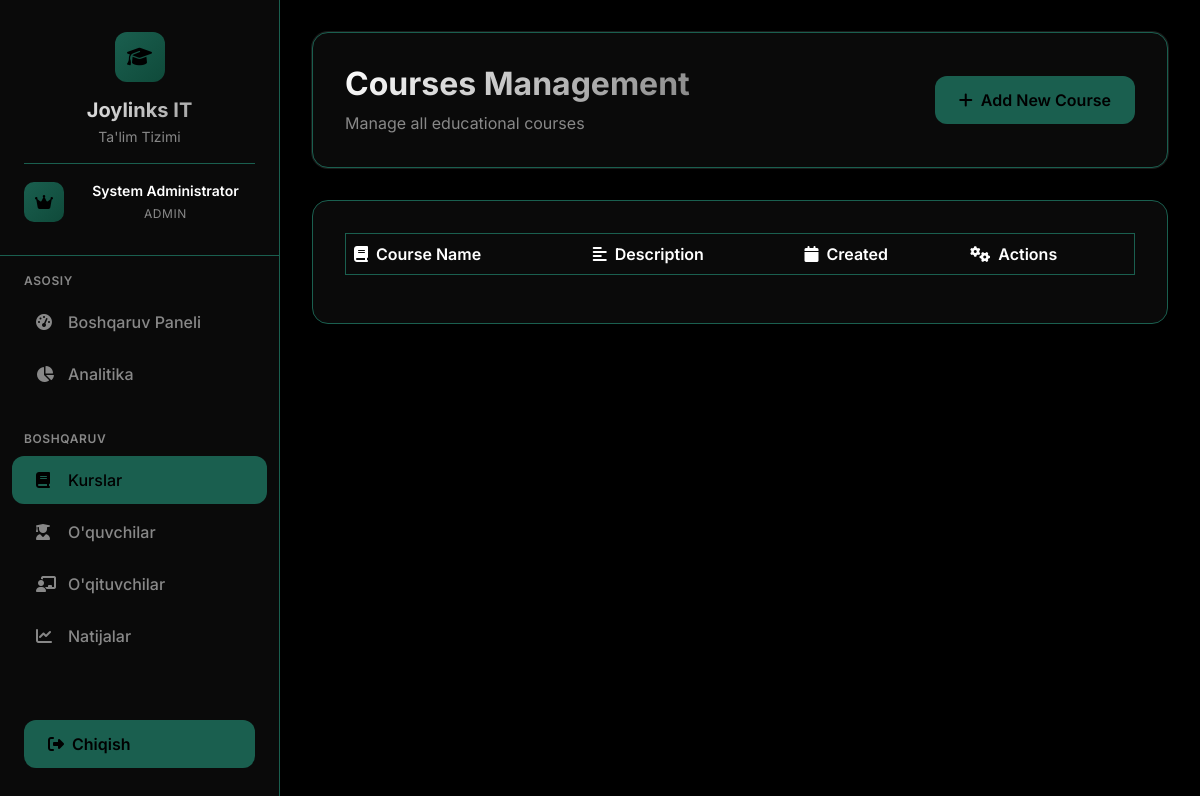
The page /admin/courses (signed in) on the database as committed earlier.
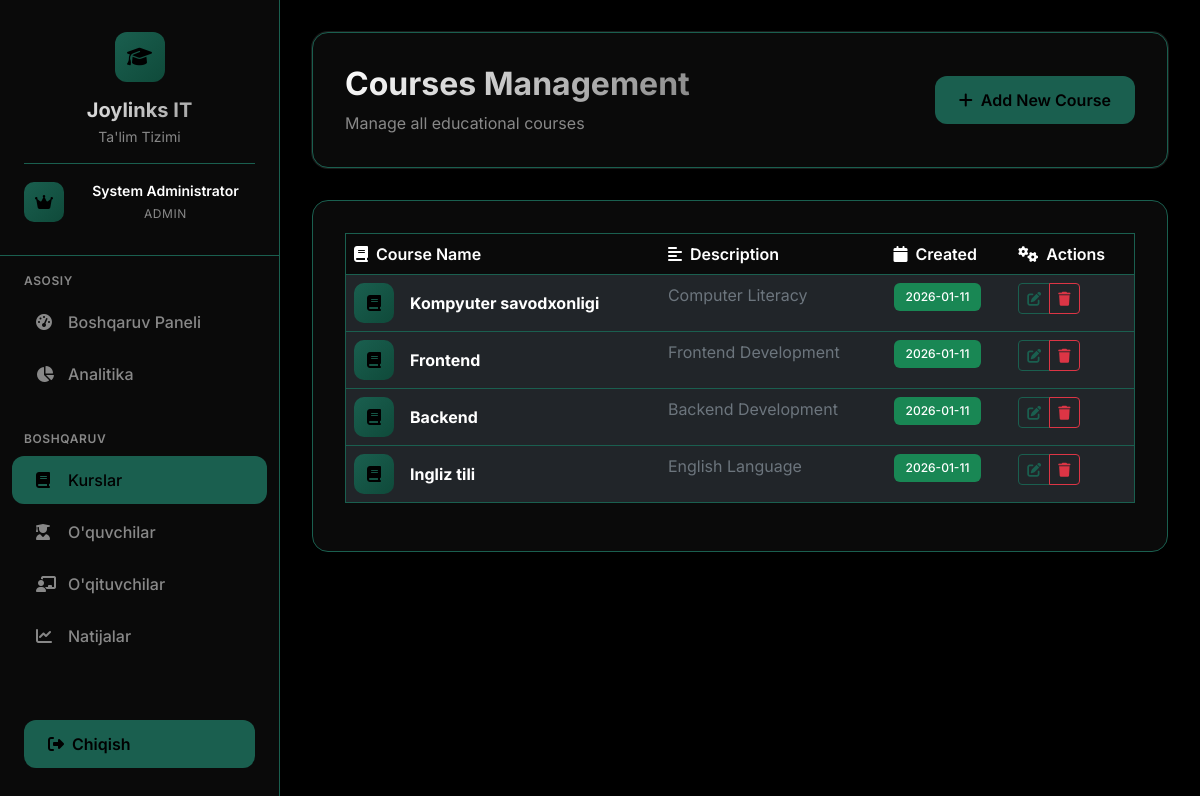
The same page on the database as committed later.
### app.py (models this page shows)
class User(UserMixin, db.Model):
    id = db.Column(db.Integer, primary_key=True)
    username = db.Column(db.String(80), unique=True, nullable=False)
    password_hash = db.Column(db.String(120), nullable=False)
    role = db.Column(db.String(20), nullable=False)  # admin, teacher, student
    full_name = db.Column(db.String(100), nullable=False)
    teacher_profile = db.relationship('Teacher', backref='user', uselist=False)
    student_profile = db.relationship('Student', backref='user', uselist=False)

class Course(db.Model):
    id = db.Column(db.Integer, primary_key=True)
    name = db.Column(db.String(100), nullable=False)
    description = db.Column(db.Text)
    created_at = db.Column(db.DateTime, default=datetime.utcnow)

### app.py (the view)
@app.route('/admin/courses')
@admin_required
def admin_courses():
    courses = Course.query.all()
    return render_template('admin/courses_modern.html', courses=courses)

### app.py (called while the page is built)
@login_manager.user_loader
def load_user(user_id):
    return User.query.get(int(user_id))

def admin_required(f):
    @wraps(f)
    def decorated_function(*args, **kwargs):
        if not current_user.is_authenticated or current_user.role != 'admin':
            flash('Kirish taqiqlangan. Admin huquqlari kerak.', 'danger')
            return redirect(url_for('login'))
        return f(*args, **kwargs)
    return decorated_function

### templates/admin/courses_modern.html (shortened to what this page needs)
{% extends "base_modern.html" %}
{% block content %}
<div class="page-header">
    <div class="d-flex justify-content-between align-items-center">
        <div>
            <h1 class="page-title">Courses Management</h1>
            <p class="page-subtitle">Manage all educational courses</p>
        </div>
        <div class="d-flex gap-2">
            <a href="{{ url_for('admin_add_course') }}" class="btn-primary-custom">
                <i class="fas fa-plus me-2"></i>Add New Course
            </a>
        </div>
    </div>
</div>
<div class="content-card">
    <div class="table-responsive">
        <table class="table table-dark table-hover">
            <thead>
                <tr>
                    <th><i class="fas fa-book me-2"></i>Course Name</th>
                    <th><i class="fas fa-align-left me-2"></i>Description</th>
                    <th><i class="fas fa-calendar me-2"></i>Created</th>
                    <th><i class="fas fa-cogs me-2"></i>Actions</th>
                </tr>
            </thead>
            <tbody>
                {% for course in courses %}
                <tr class="table-row-hover">
                    <td>
                        <div class="d-flex align-items-center">
                            <div class="course-icon me-3">
                                <i class="fas fa-book"></i>
                            </div>
                            <strong>{{ course.name }}</strong>
                        </div>
                    </td>
                    <td>
                        <span class="text-secondary">{{ course.description or 'No description' }}</span>
                    </td>
                    <td>
                        <span class="badge bg-success">{{ course.created_at.strftime('%Y-%m-%d') }}</span>
                    </td>
                    <td>
                        <div class="btn-group" role="group">
                            <button class="btn btn-sm btn-outline-light">
                                <i class="fas fa-edit"></i>
                            </button>
                            <button class="btn btn-sm btn-outline-danger">
                                <i class="fas fa-trash"></i>
                            </button>
                        </div>
                    </td>
                </tr>
                {% endfor %}
            </tbody>
        </table>
    </div>
</div>
{% endblock %}

### templates/base_modern.html (shortened to what this page needs)
<!DOCTYPE html>
<html lang="uz">
<head>
    <link href="https://cdn.jsdelivr.net/npm/bootstrap@5.3.0/dist/css/bootstrap.min.css" rel="stylesheet">
    <link href="https://cdnjs.cloudflare.com/ajax/libs/font-awesome/6.4.0/css/all.min.css" rel="stylesheet">
</head>
<body>
    <aside class="sidebar" id="sidebar">
        <div class="sidebar-header">
            <div class="logo">
                <i class="fas fa-graduation-cap"></i>
            </div>
            <h3>Joylinks IT</h3>
            <p>Ta'lim Tizimi</p>
            {% if current_user.is_authenticated %}
            <div class="user-info">
                <div class="user-avatar">
                    {% if current_user.role == 'admin' %}
                    <i class="fas fa-crown"></i>
                    {% elif current_user.role == 'teacher' %}
                    <i class="fas fa-user-tie"></i>
                    {% elif current_user.role == 'student' %}
                    <i class="fas fa-user-graduate"></i>
                    {% endif %}
                </div>
                <div class="user-details">
                    <div class="user-name">{{ current_user.full_name }}</div>
                    <div class="user-role">
                        {% if current_user.role == 'admin' %}
                        Admin
                        {% elif current_user.role == 'teacher' %}
                        Ustoz
                        {% elif current_user.role == 'student' %}
                        O'quvchi
                        {% endif %}
                    </div>
                </div>
            </div>
            {% endif %}
        </div>
        <nav class="sidebar-nav">
            {% if current_user.role == 'admin' %}
            <div class="nav-section">
                <div class="nav-section-title">Asosiy</div>
                <a href="{{ url_for('admin_dashboard') }}"
                    class="nav-link {% if request.endpoint == 'admin_dashboard' %}active{% endif %}">
                    <i class="fas fa-tachometer-alt"></i>
                    <span>Boshqaruv Paneli</span>
                </a>
                <a href="{{ url_for('admin_analytics') }}"
                    class="nav-link {% if request.endpoint == 'admin_analytics' %}active{% endif %}">
                    <i class="fas fa-chart-pie"></i>
                    <span>Analitika</span>
                </a>
            </div>
            <div class="nav-section">
                <div class="nav-section-title">Boshqaruv</div>
                <a href="{{ url_for('admin_courses') }}"
                    class="nav-link {% if request.endpoint == 'admin_courses' %}active{% endif %}">
                    <i class="fas fa-book"></i>
                    <span>Kurslar</span>
                </a>
                <a href="{{ url_for('admin_students') }}"
                    class="nav-link {% if request.endpoint == 'admin_students' %}active{% endif %}">
                    <i class="fas fa-user-graduate"></i>
                    <span>O'quvchilar</span>
                </a>
                <a href="{{ url_for('admin_teachers') }}"
                    class="nav-link {% if request.endpoint == 'admin_teachers' %}active{% endif %}">
                    <i class="fas fa-chalkboard-teacher"></i>
                    <span>O'qituvchilar</span>
                </a>
                <a href="{{ url_for('admin_results') }}"
                    class="nav-link {% if request.endpoint == 'admin_results' %}active{% endif %}">
                    <i class="fas fa-chart-line"></i>
                    <span>Natijalar</span>
                </a>
            </div>
            {% endif %}
        </nav>
        <div class="logout-btn">
            <a href="{{ url_for('logout') }}" class="btn-primary-custom w-100">
                <i class="fas fa-sign-out-alt me-2"></i>
                Chiqish
            </a>
        </div>
    </aside>
    <main class="main-content">
        {% block content %}{% endblock %}
    </main>
</body>
</html>

### templates/base_modern.html (style rules this page uses)
:root { --bg-primary: #000000; --bg-secondary: #0a0a0a; --bg-card: #0a0a0a; --text-primary: #ffffff; --text-secondary: #888888; --accent: #1a5f4f; --accent-hover: #0f4a3a; --border: #1a5f4f; --sidebar-width: 280px; }
* { margin: 0; padding: 0; box-sizing: border-box; }
body { font-family: 'Inter', -apple-system, BlinkMacSystemFont, 'Segoe UI', sans-serif; background: var(--bg-primary); color: var(--text-primary); min-height: 100vh; overflow-x: hidden; }
.user-info { margin-top: 1rem; padding-top: 1rem; border-top: 1px solid var(--border); display: flex; align-items: center; gap: 0.75rem; }
.user-avatar { width: 40px; height: 40px; background: linear-gradient(135deg, var(--accent), var(--accent-hover)); border-radius: 10px; display: flex; align-items: center; justify-content: center; color: var(--bg-primary); }
.user-details { flex: 1; }
.user-name { font-size: 0.875rem; font-weight: 600; color: var(--text-primary); margin-bottom: 0.25rem; }
.user-role { font-size: 0.75rem; color: var(--text-secondary); text-transform: uppercase; letter-spacing: 0.05em; }
.sidebar { position: fixed; top: 0; left: 0; height: 100vh; width: var(--sidebar-width); background: var(--bg-card); border-right: 1px solid var(--border); z-index: 1000; transition: all 0.3s cubic-bezier(0.4, 0, 0.2, 1); overflow-y: auto; backdrop-filter: blur(20px); }
.sidebar-header { padding: 2rem 1.5rem; border-bottom: 1px solid var(--border); text-align: center; }
.logo { width: 50px; height: 50px; background: linear-gradient(135deg, var(--accent), var(--accent-hover)); border-radius: 12px; display: flex; align-items: center; justify-content: center; margin: 0 auto 1rem; }
.logo i { font-size: 1.25rem; color: var(--bg-primary); }
.sidebar-header h3 { font-size: 1.25rem; font-weight: 700; background: linear-gradient(135deg, var(--text-primary), var(--text-secondary)); -webkit-background-clip: text; -webkit-text-fill-color: transparent; background-clip: text; margin-bottom: 0.25rem; }
.sidebar-header p { color: var(--text-secondary); font-size: 0.875rem; margin: 0; }
.sidebar-nav { padding: 1rem 0; }
.nav-section { margin-bottom: 2rem; }
.nav-section-title { color: var(--text-secondary); font-size: 0.75rem; font-weight: 600; text-transform: uppercase; letter-spacing: 0.05em; padding: 0 1.5rem; margin-bottom: 0.5rem; }
.nav-link { display: flex; align-items: center; color: var(--text-secondary); text-decoration: none; padding: 0.75rem 1.5rem; margin: 0.25rem 0.75rem; border-radius: 12px; transition: all 0.3s cubic-bezier(0.4, 0, 0.2, 1); font-weight: 500; }
.nav-link.active { background: var(--accent); color: var(--bg-primary); }
.nav-link i { width: 20px; margin-right: 12px; font-size: 1rem; }
.main-content { margin-left: var(--sidebar-width); padding: 2rem; min-height: 100vh; animation: fadeIn 0.8s ease-in; }
.page-header { background: var(--bg-card); border: 1px solid var(--border); border-radius: 16px; padding: 2rem; margin-bottom: 2rem; backdrop-filter: blur(20px); box-shadow: 0 0 0 1px rgba(255, 255, 255, 0.1); }
.page-title { font-size: 2rem; font-weight: 700; margin-bottom: 0.5rem; background: linear-gradient(135deg, var(--text-primary), var(--text-secondary)); -webkit-background-clip: text; -webkit-text-fill-color: transparent; background-clip: text; }
.page-subtitle { color: var(--text-secondary); font-size: 1rem; margin: 0; }
.btn-primary-custom { background: var(--accent); color: var(--bg-primary); border: none; border-radius: 12px; padding: 0.75rem 1.5rem; font-weight: 600; transition: all 0.3s cubic-bezier(0.4, 0, 0.2, 1); text-decoration: none; display: inline-flex; align-items: center; position: relative; overflow: hidden; }
.btn-primary-custom::before { content: ''; position: absolute; top: 0; left: -100%; width: 100%; height: 100%; background: linear-gradient(90deg, transparent, rgba(255, 255, 255, 0.2), transparent); transition: left 0.5s; }
.content-card { background: var(--bg-card); border: 1px solid var(--border); border-radius: 16px; padding: 2rem; margin-bottom: 2rem; backdrop-filter: blur(20px); animation: slideUp 0.6s ease-out; }
.logout-btn { position: absolute; bottom: 2rem; left: 1.5rem; right: 1.5rem; }

Rows that differ between the two databases and show on the page:
added Course: name "Kompyuter savodxonligi", description "Computer Literacy", created_at "2026-01-11"
added Course: name "Frontend", description "Frontend Development", created_at "2026-01-11"
added Course: name "Backend", description "Backend Development", created_at "2026-01-11"
added Course: name "Ingliz tili", description "English Language", created_at "2026-01-11"
